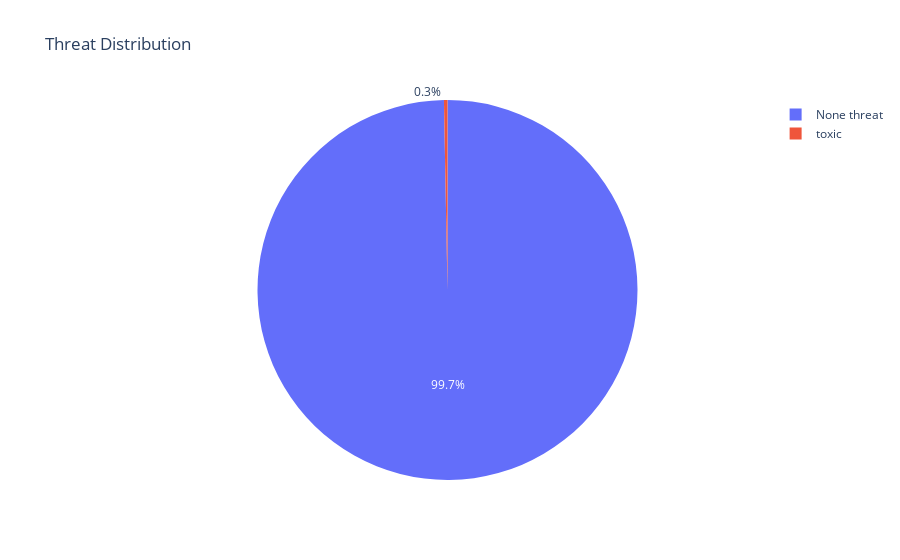

Notebook source saved alongside this figure:
### Code cell
output_counts = df_train["threat"].value_counts()

# Build the pie chart
fig = px.pie(values=output_counts, 
             names=["None threat", 'toxic'],
             title="Threat Distribution")
fig.show()

### Figure 1 — Plotly figure (JSON) as saved in the notebook; plotly's stock layout.template omitted (floating-point values rounded to 4 significant figures)
{"data": [{"domain": {"x": [0, 1], "y": [0, 1]}, "hovertemplate": "label=%{label}<br>value=%{value}<extra></extra>", "labels": ["None threat", "toxic"], "legendgroup": "", "name": "", "showlegend": true, "type": "pie", "values": [159093, 478]}], "layout": {"legend": {"tracegroupgap": 0}, "title": {"text": "Threat Distribution"}}}
